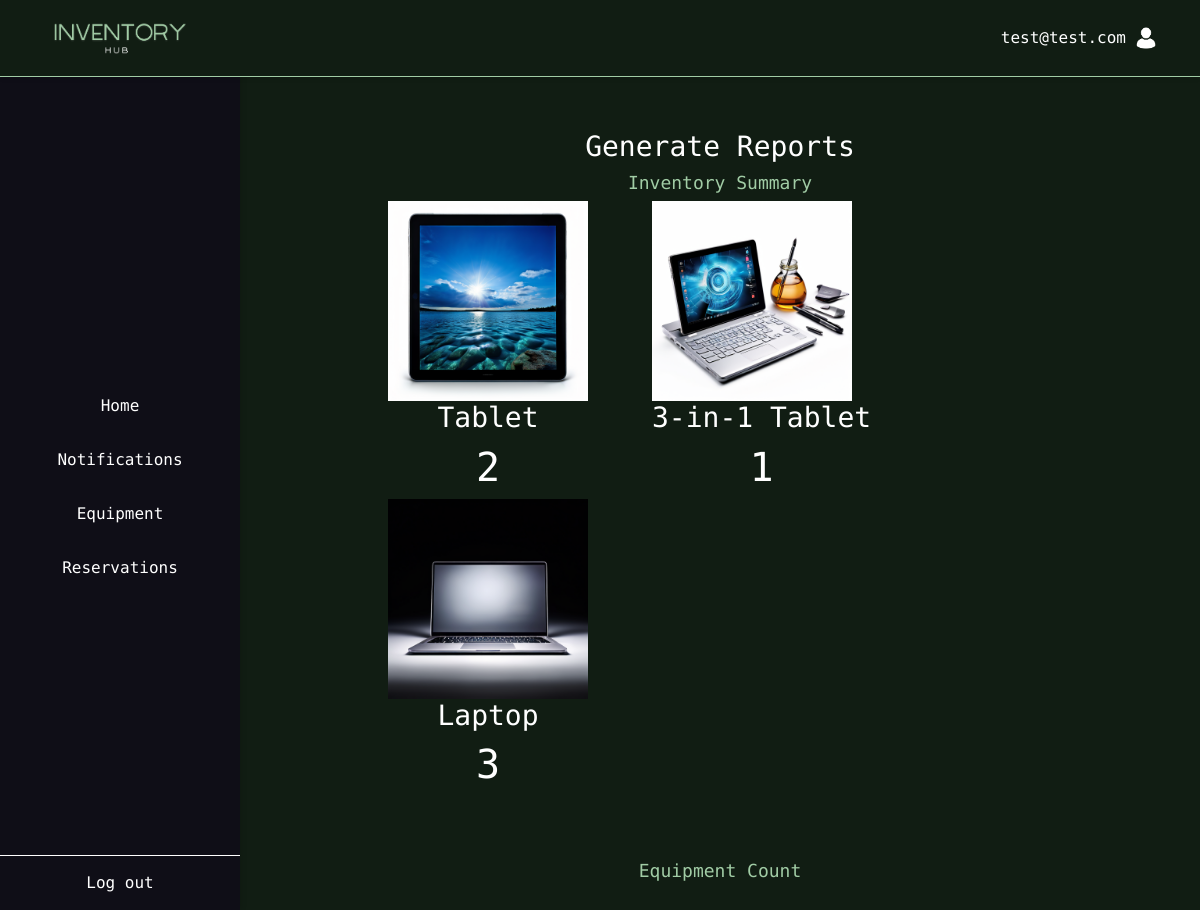
/reports/ (signed in), run on an earlier commit of the app's database.
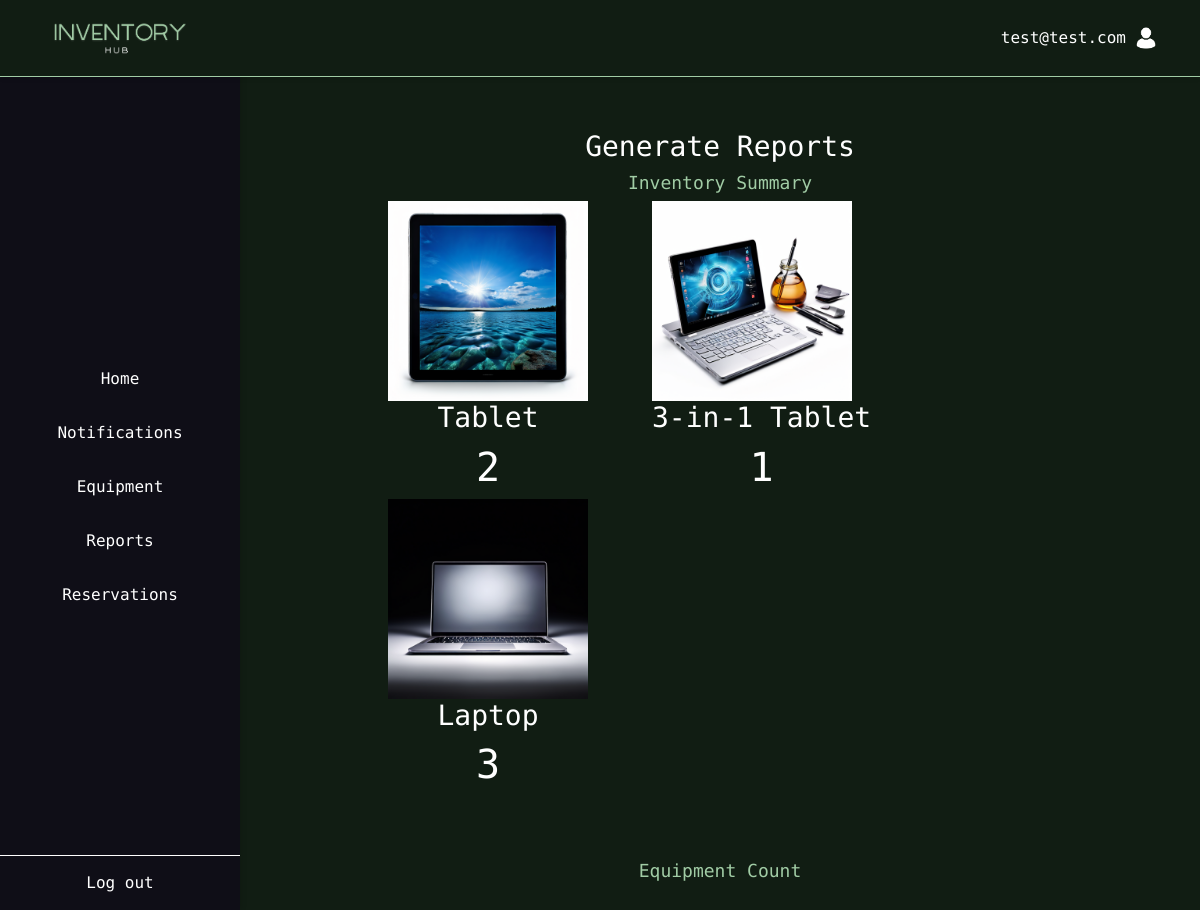
And on a later commit of the database.
### InventoryManagement/views.py (the view)
# urls.py: path("reports/", views.reports, name="reports"),
def reports(request):
    deviceTypes = Device.objects.all().values_list("device_type", flat=True).distinct()
    deviceGroups = {}
    for type in deviceTypes:
        devices = Device.objects.filter(device_type=type)
        total = 0
        name = str(type)
        for device in devices:
            total += 1
        deviceGroups[type] = DeviceGroup(name, devices, total)
    print(deviceGroups)
    return render(request, "reports.html", { "groups": deviceGroups })

### InventoryManagement/templates/reports.html
{% extends "base.html" %}
{% block styles %}
<link rel="stylesheet" href="static/css/common.css">
<link rel="stylesheet" href="static/css/basscss.css">
{% endblock %}
{% block content %}
<div class="page-root">
  <h3 class="mx-auto mb-2">
    Generate Reports
  </h3>
  <h2 class="simple-hd">
    Inventory Summary
  </h2>
  <div class="flex flex-wrap">
    {% for name, group in groups.items %}
    {% for device in group.devices %}
      {% if forloop.counter0 == 0 %}
      <div class="ml4">
        {% load static %}
        <img src="{% static 'images/'|add:device.device_type.lower|add:'.png'  %}" alt="{{ device.device_type }}"
        style="width: 200px"
        >
        <h3 class="center">
          {{ name }}
        </h3>
        <h1 class="center">
          {{ group.total }}
        </h1>
      </div>
      {% endif %}
    {% endfor %}
  {% endfor %}
  </div>
  <h2 class="simple-hd mt4">
    Equipment Count
  </h2>
</div>
{% endblock %}

### InventoryManagement/templates/base.html (shortened to what this page needs)
<!DOCTYPE html>
<html lang="en">
<head>
    {% load static %}
    <link href="https://stackpath.bootstrapcdn.com/bootstrap/4.3.1/css/bootstrap.min.css" rel="stylesheet">
    {% load django_bootstrap5 %}
    <link rel="stylesheet" href="{% static 'css/base.css' %}">
    {% block styles %}
        {% endblock %}
</head>
<body>
    <div class="top-bar">
        <div class="logo">
            <img src="{% static 'images/inventory.png' %}" alt="Logo" style="height: 40px;">
        </div>
            <div class="profile-info">
                {% block user_name %}
                    <p>{{ user.email }}</p>
                {% endblock user_name %}
                <img src="{% static "images/profile_icon.png" %}" alt="Profile">
            </div>
        </div>
    <div class="sidebar">
        {% if user.role.role_name == 'admin' %}
        <a href="{% url 'admin_home' %}">Home</a>
        {% elif user.role.role_name == "user" %}
        <a href="{% url 'user_home' %}">Home</a>
        {% endif %}
        <a href="{% url 'notifications' %}">Notifications</a>
        <a href="{% url 'equipment' %}">Equipment</a>
        {% if user.role.role_name == 'admin' %}
        <a href="{% url 'reports' %}">Reports</a>
        {% endif %}
        {% if user.role.role_name == 'admin' %}
        <a href="{% url 'reservations' %}">Reservations</a>
        {% elif user.role.role_name == "user" %}
        <a href="{% url 'requests' %}">Reservations</a>
        {% endif %}
        <div class="logout">
            <a href={% url 'logout' %}>Log out</a>
        </div>
    </div>
    {% block content %}
    {% endblock content %}
</body>
</html>

What changed in the data, as far as the page shows it:
changed CustomUser "test@test.com": role_id 1 → 2 (drawn)
Also different on the page:
text now shown: "Reports"
